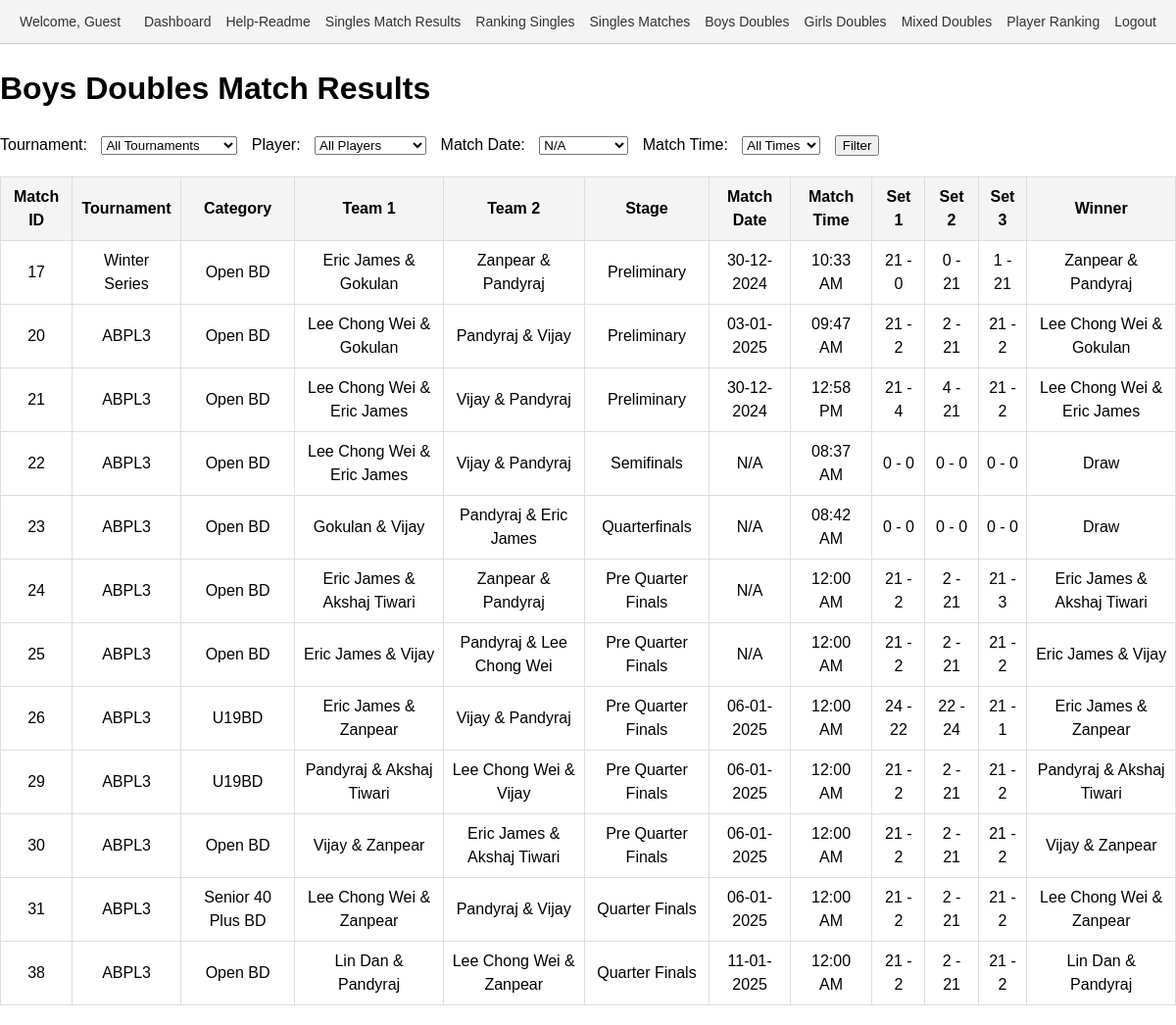
/results_bd.php, run on an earlier commit of the app's database.
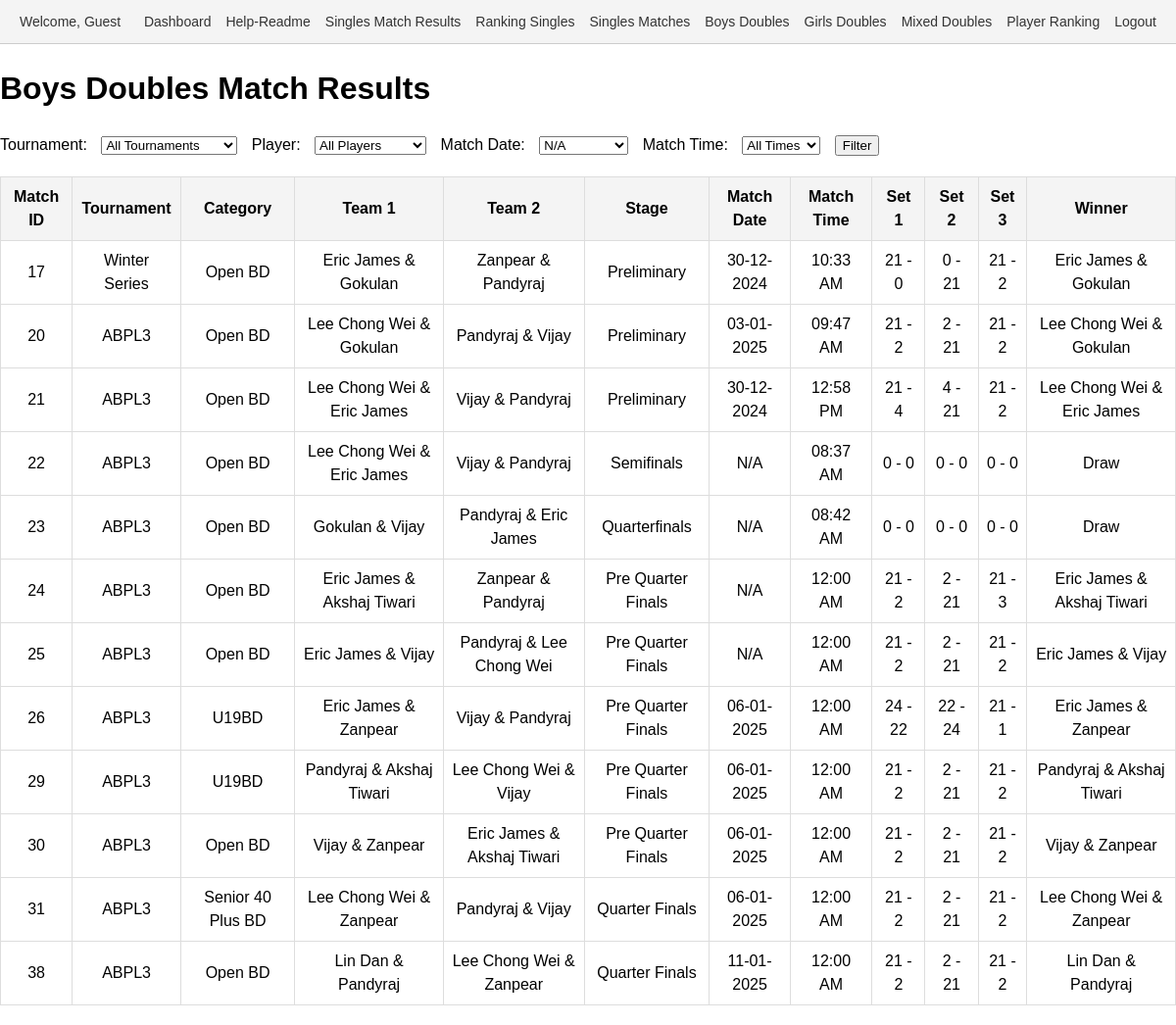
And on a later commit of the database.
### tables this page shows
CREATE TABLE `matches` (
  `id` int(11) NOT NULL,
  `tournament_id` int(11) NOT NULL,
  `category_id` int(11) NOT NULL,
  `pool` enum('A','B') DEFAULT NULL,
  `player1_id` int(11) DEFAULT NULL,
  `player2_id` int(11) DEFAULT NULL,
  `pre_quarter` tinyint(1) DEFAULT 0,
  `quarter` tinyint(1) DEFAULT 0,
  `semi` tinyint(1) DEFAULT 0,
  `final` tinyint(1) DEFAULT 0,
  `set1_player1_points` int(11) DEFAULT 0,
  `set1_player2_points` int(11) DEFAULT 0,
  `set2_player1_points` int(11) DEFAULT 0,
  `set2_player2_points` int(11) DEFAULT 0,
  `set3_player1_points` int(11) DEFAULT 0,
  `set3_player2_points` int(11) DEFAULT 0,
  `created_by` int(11) DEFAULT NULL,
  `stage` varchar(22) NOT NULL,
  `match_date` date DEFAULT NULL,
  `match_time` varchar(255) NOT NULL,
  `date` date DEFAULT NULL,
  `team1_player1_id` int(11) NOT NULL DEFAULT 0,
  `team1_player2_id` int(11) NOT NULL DEFAULT 0,
  `team2_player1_id` int(11) DEFAULT 0,
  `team2_player2_id` int(11) DEFAULT 0,
  `set1_team1_points` int(11) NOT NULL DEFAULT 0,
  `set1_team2_points` int(11) DEFAULT 0,
  `set2_team1_points` int(11) DEFAULT 0,
  `set2_team2_points` int(11) DEFAULT 0,
  `set3_team1_points` int(11) DEFAULT 0,
  `set3_team2_points` int(11) DEFAULT 0,
  `player3_id` int(11) DEFAULT NULL,
  `player4_id` int(11) DEFAULT NULL,
  `deleted_at` datetime DEFAULT NULL
);

CREATE TABLE `tournaments` (
  `id` int(11) NOT NULL,
  `name` varchar(255) NOT NULL,
  `created_by` int(11) DEFAULT NULL,
  `year` int(11) NOT NULL DEFAULT year(curdate()),
  `moderated_by` int(11) DEFAULT NULL
);

CREATE TABLE `categories` (
  `id` int(11) NOT NULL,
  `name` varchar(255) NOT NULL,
  `created_by` int(11) NOT NULL,
  `age_group` varchar(255) DEFAULT NULL,
  `sex` varchar(10) DEFAULT NULL,
  `type` enum('singles','doubles','mixed doubles') DEFAULT 'singles',
  `tournament_id` int(11) NOT NULL
);

### results_bd.php (the view, shortened to what this page needs)
<?php include 'header.php'; ?>
<?php
require_once 'conn.php';
$conn = new mysqli($servername, $username, $password, $dbname);
$match_date = $_GET['match_date'] ?? '';
$dates = $conn->query("SELECT DISTINCT match_date FROM matches ORDER BY match_date");
$query = "
    SELECT
        m.id AS match_id,
        t.name AS tournament_name,
        c.name AS category_name,
        c.type AS category_type, /* Singles, Doubles, or Mixed Doubles */
        p1.name AS team1_player1_name,
        p2.name AS team1_player2_name,
        p3.name AS team2_player1_name,
        p4.name AS team2_player2_name,
        m.stage,
        m.match_date,
        m.match_time,
        m.set1_team1_points,
        m.set1_team2_points,
        m.set2_team1_points,
        m.set2_team2_points,
        m.set3_team1_points,
        m.set3_team2_points
    FROM matches m
    INNER JOIN tournaments t ON m.tournament_id = t.id
    INNER JOIN categories c ON m.category_id = c.id
    LEFT JOIN players p1 ON m.team1_player1_id = p1.id
    LEFT JOIN players p2 ON m.team1_player2_id = p2.id
    LEFT JOIN players p3 ON m.team2_player1_id = p3.id
    LEFT JOIN players p4 ON m.team2_player2_id = p4.id
    WHERE c.type = 'doubles' AND c.sex = 'M' /* Filter only doubles and male categories */
";
$query .= " ORDER BY m.id";
$result = $conn->query($query);
?>
<!DOCTYPE html>
<html lang="en">
<head>
</head>
<body>
    <h1>Boys Doubles Match Results</h1>
    <form method="get">
        <label for="tournament_id">Tournament:</label>
        <select name="tournament_id" id="tournament_id">
            <option value="">All Tournaments</option>
        </select>
        <label for="player_id">Player:</label>
        <select name="player_id" id="player_id">
            <option value="">All Players</option>
        </select>
        <label for="match_date">Match Date:</label>
        <select name="match_date" id="match_date">
            <?php while ($row = $dates->fetch_assoc()): ?>
                <option value="<?= $row['match_date'] ?>" <?= $match_date == $row['match_date'] ? 'selected' : '' ?>>
                    <?= $row['match_date'] ? date("d-m-Y", strtotime($row['match_date'])) : 'N/A' ?>
                </option>
            <?php endwhile; ?>
        </select>
        <label for="datetime">Match Time:</label>
        <select name="datetime" id="datetime">
            <option value="">All Times</option>
        </select>
        <button type="submit">Filter</button>
    </form>
    <?php if ($result->num_rows > 0): ?>
        <table>
            <tr>
                <th>Match ID</th>
                <th>Tournament</th>
                <th>Category</th>
                <th>Team 1</th>
                <th>Team 2</th>
                <th>Stage</th>
                <th>Match Date</th>
                <th>Match Time</th>
                <th>Set 1</th>
                <th>Set 2</th>
                <th>Set 3</th>
                <th>Winner</th>
            </tr>
            <?php while ($row = $result->fetch_assoc()):
                $team1 = $row['team1_player1_name'] . " & " . $row['team1_player2_name'];
                $team2 = $row['team2_player1_name'] . " & " . $row['team2_player2_name'];
                $team1_total = $row['set1_team1_points'] + $row['set2_team1_points'] + $row['set3_team1_points'];
                $team2_total = $row['set1_team2_points'] + $row['set2_team2_points'] + $row['set3_team2_points'];
                $winner = $team1_total > $team2_total ? $team1 : ($team1_total < $team2_total ? $team2 : 'Draw');
            ?>
                <tr>
                    <td><?= $row['match_id'] ?></td>
                    <td><?= $row['tournament_name'] ?></td>
                    <td><?= $row['category_name'] ?></td>
                    <td><?= $team1 ?></td>
                    <td><?= $team2 ?></td>
                    <td><?= $row['stage'] ?></td>
                    <td><?= $row['match_date'] ? date("d-m-Y", strtotime($row['match_date'])) : 'N/A' ?></td>
                    <td><?= $row['match_time'] ? date("h:i A", strtotime($row['match_time'])) : 'N/A' ?></td>
                    <td><?= $row['set1_team1_points'] . ' - ' . $row['set1_team2_points'] ?></td>
                    <td><?= $row['set2_team1_points'] . ' - ' . $row['set2_team2_points'] ?></td>
                    <td><?= $row['set3_team1_points'] . ' - ' . $row['set3_team2_points'] ?></td>
                    <td><?= $winner ?></td>
                </tr>
            <?php endwhile; ?>
        </table>
    <?php else: ?>
        <p>No matches found for the selected filters.</p>
    <?php endif; ?>
</body>
</html>

### header.php (shortened to what this page needs)
<?php
$logged_in_user = isset($_SESSION['username']) ? $_SESSION['username'] : 'Guest';
?>
<!DOCTYPE html>
<html lang="en">
<head>
</head>
<body>
    <div class="header">
        <div class="welcome">
            <span>Welcome, <?= htmlspecialchars($logged_in_user) ?></span>
        </div>
        <div class="links">
            <a href="dashboard.php">Dashboard</a>
            <a href="readme.php">Help-Readme</a>
            <a href="results.php">Singles Match Results</a>
            <a href="ranking_singles.php">Ranking Singles</a>
            <div class="dropdown">
                <a href="#">Singles Matches</a>
            </div>
            <div class="dropdown">
                <a href="#">Boys Doubles</a>
            </div>
            <div class="dropdown">
                <a href="#">Girls Doubles</a>
            </div>
            <div class="dropdown">
                <a href="#">Mixed Doubles</a>
            </div>
            <div class="dropdown">
                <a href="#">Player Ranking</a>
            </div>
            <a href="logout.php">Logout</a>
        </div>
    </div>
</body>
</html>

### header.php (style rules this page uses)
body { margin: 0; padding: 0; font-family: Arial, sans-serif; line-height: 1.5; }
.header { display: flex; justify-content: space-between; align-items: center; background-color: #f4f4f4; padding: 10px 20px; border-bottom: 1px solid #ccc; }
.header .welcome { font-size: 14px; color: #333; }
.header .links { display: flex; gap: 15px; align-items: center; }
.header .links a { text-decoration: none; color: #333; font-size: 14px; }
.dropdown { position: relative; }

### results_bd.php (style rules this page uses)
body { font-family: Arial, sans-serif; margin: 0px; }
table { width: 100%; border-collapse: collapse; margin: 20px 0; }
th, td { border: 1px solid #ddd; padding: 8px; text-align: center; }
th { background-color: #f4f4f4; }
form { margin-bottom: 20px; }
label, select, button { margin-right: 10px; }

What changed in the data, as far as the page shows it:
changed matches "10:33 AM": set3_team1_points "1" → "21"; set3_team2_points "21" → "2"; winner "Zanpear & Pandyraj" → "Eric James & Gokulan"
